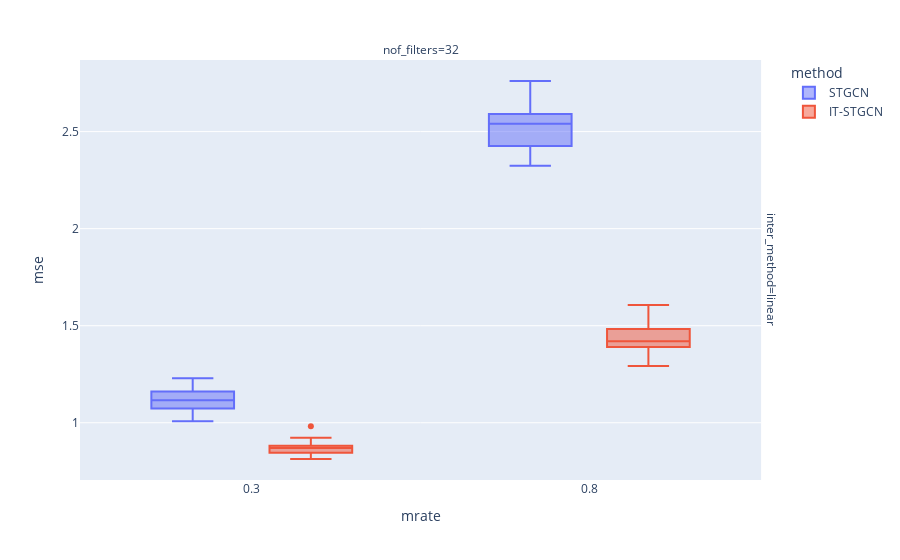

The notebook cell this image was saved under:
### Markdown cell above
## Random

### Code cell
data.query("method!='GNAR' and mtype =='rand'").plot.box(backend='plotly',x='mrate',color='method',y='mse',facet_col='nof_filters',facet_row='inter_method',height=800)

### Figure 1 — Plotly figure (JSON) as saved in the notebook; plotly's stock layout.template omitted (floating-point values rounded to 4 significant figures)
{"data": [{"alignmentgroup": "True", "hovertemplate": "method=STGCN<br>inter_method=linear<br>nof_filters=32<br>mrate=%{x}<br>mse=%{y}<extra></extra>", "legendgroup": "STGCN", "marker": {"color": "#636efa"}, "name": "STGCN", "notched": false, "offsetgroup": "STGCN", "orientation": "v", "showlegend": true, "type": "box", "x": [0.3, 0.8, 0.3, 0.8, 0.3, 0.8, 0.3, 0.8, 0.3, 0.8, 0.3, 0.8, 0.3, 0.8, 0.3, 0.8, 0.3, 0.8, 0.3, 0.8, 0.3, 0.8, 0.3, 0.8, 0.3, 0.8, 0.3, 0.8, 0.3, 0.8, 0.3, 0.8, 0.3, 0.8, 0.3, 0.8, 0.3, 0.8, 0.3, 0.8, 0.3, 0.8, 0.3, 0.8, 0.3, 0.8, 0.3, 0.8, 0.3, 0.8, 0.3, 0.8, 0.3, 0.8, 0.3, 0.8, 0.3, 0.8, 0.3, 0.8], "x0": " ", "xaxis": "x", "y": [1.1, 2.544, 1.161, 2.63, 1.031, 2.385, 1.163, 2.6, 1.03, 2.579, 1.067, 2.506, 1.135, 2.563, 1.176, 2.579, 1.073, 2.411, 1.042, 2.448, 1.125, 2.469, 1.091, 2.573, 1.229, 2.606, 1.178, 2.642, 1.038, 2.343, 1.089, 2.492, 1.104, 2.625, 1.176, 2.426, 1.091, 2.735, 1.048, 2.58, 1.144, 2.509, 1.131, 2.324, 1.21, 2.397, 1.134, 2.59, 1.183, 2.761, 1.008, 2.567, 1.107, 2.505, 1.139, 2.537, 1.131, 2.384, 1.082, 2.349], "y0": " ", "yaxis": "y"}, {"alignmentgroup": "True", "hovertemplate": "method=IT-STGCN<br>inter_method=linear<br>nof_filters=32<br>mrate=%{x}<br>mse=%{y}<extra></extra>", "legendgroup": "IT-STGCN", "marker": {"color": "#EF553B"}, "name": "IT-STGCN", "notched": false, "offsetgroup": "IT-STGCN", "orientation": "v", "showlegend": true, "type": "box", "x": [0.3, 0.8, 0.3, 0.8, 0.3, 0.8, 0.3, 0.8, 0.3, 0.8, 0.3, 0.8, 0.3, 0.8, 0.3, 0.8, 0.3, 0.8, 0.3, 0.8, 0.3, 0.8, 0.3, 0.8, 0.3, 0.8, 0.3, 0.8, 0.3, 0.8, 0.3, 0.8, 0.3, 0.8, 0.3, 0.8, 0.3, 0.8, 0.3, 0.8, 0.3, 0.8, 0.3, 0.8, 0.3, 0.8, 0.3, 0.8, 0.3, 0.8, 0.3, 0.8, 0.3, 0.8, 0.3, 0.8, 0.3, 0.8, 0.3, 0.8], "x0": " ", "xaxis": "x", "y": [0.8693, 1.408, 0.845, 1.607, 0.8134, 1.412, 0.8737, 1.401, 0.8676, 1.484, 0.823, 1.391, 0.8808, 1.403, 0.8141, 1.57, 0.8815, 1.49, 0.9222, 1.355, 0.87, 1.47, 0.881, 1.432, 0.9136, 1.582, 0.9009, 1.45, 0.8455, 1.418, 0.9043, 1.346, 0.8645, 1.431, 0.861, 1.325, 0.8754, 1.371, 0.8422, 1.598, 0.9825, 1.293, 0.8623, 1.451, 0.8421, 1.385, 0.8727, 1.422, 0.8759, 1.421, 0.8661, 1.393, 0.8897, 1.313, 0.8395, 1.39, 0.8487, 1.493, 0.9191, 1.483], "y0": " ", "yaxis": "y"}], "layout": {"annotations": [{"font": {}, "showarrow": false, "text": "nof_filters=32", "x": 0.49, "xanchor": "center", "xref": "paper", "y": 1, "yanchor": "bottom", "yref": "paper"}, {"font": {}, "showarrow": false, "text": "inter_method=linear", "textangle": 90, "x": 0.98, "xanchor": "left", "xref": "paper", "y": 0.5, "yanchor": "middle", "yref": "paper"}], "autosize": true, "boxmode": "group", "legend": {"title": {"text": "method"}, "tracegroupgap": 0}, "margin": {"t": 60}, "xaxis": {"anchor": "y", "autorange": true, "domain": [0, 0.98], "range": [0.04809, 1.052], "title": {"text": "mrate"}, "type": "linear"}, "yaxis": {"anchor": "x", "autorange": true, "domain": [0, 1], "range": [0.7052, 2.869], "title": {"text": "mse"}, "type": "linear"}}}
